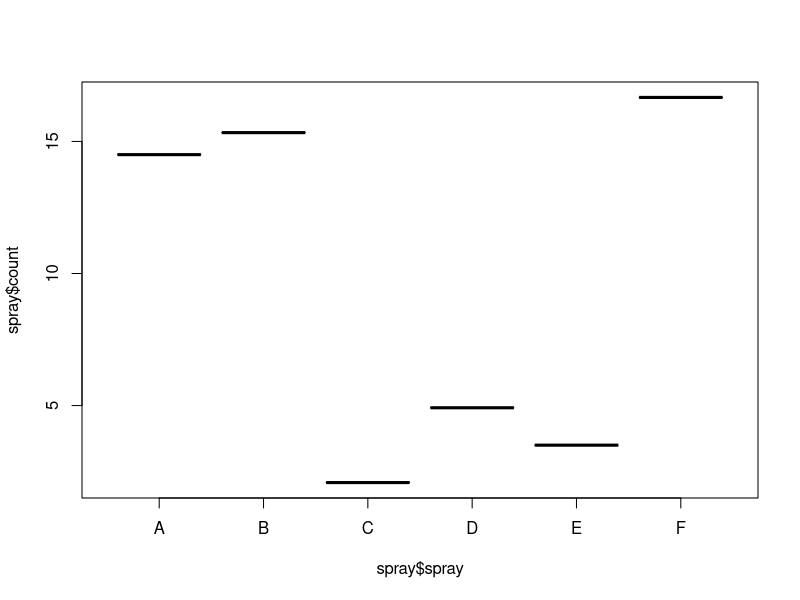
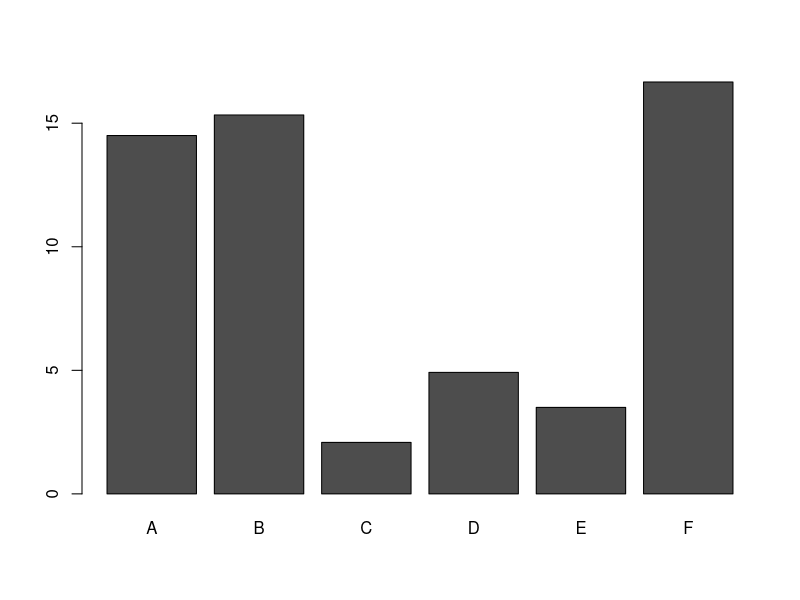
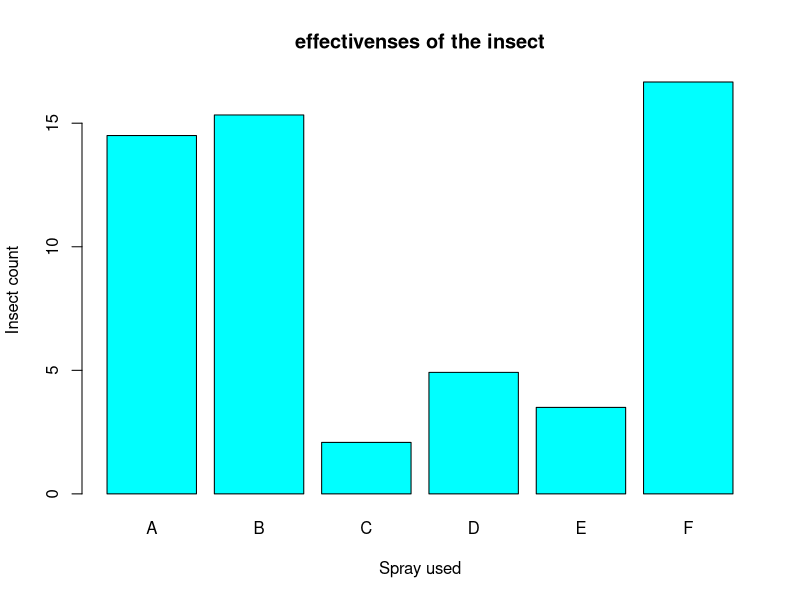

Source code (R) for these figures, in order:
?IncectSprays
spray <- InsectSprays
spray

mean <- aggregate(spray$count~spray$spray, FUN = mean)
mean
plot(mean)

mean.data<-t(mean[-1])
colnames(mean.data)<- mean[,1]
mean.data

barplot(mean.data)
barplot(mean.data, col = "cyan", main="effectivenses of the insect", xlab = "Spray used", ylab = "Insect count")


